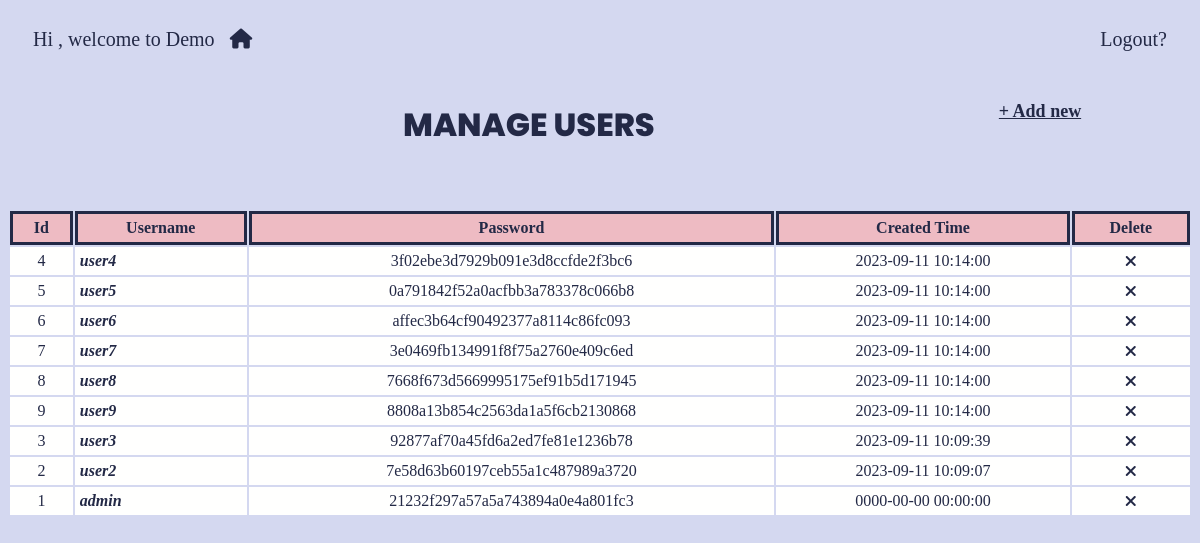
Page /vdWebTinTuc/admin/users/index.php on the earlier database version.
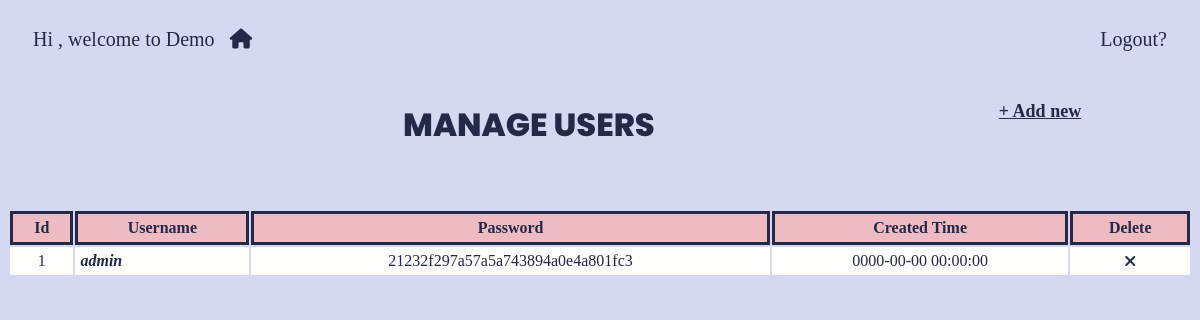
Same page on the later database version.
### tables this page shows
CREATE TABLE `users` (
  `id` int(15) NOT NULL,
  `username` varchar(255) NOT NULL,
  `password` varchar(255) NOT NULL,
  `created_time` datetime DEFAULT current_timestamp()
);

### vdWebTinTuc/apps/libs/router.php (called while the page is built, shortened)
<?php
    class apps_libs_router{
        public function createUrl($url, $param = []) {
            if($url)
                $param[self::PARAM_NAME] = $url;
            return $_SERVER['PHP_SELF'].'?'. http_build_query($param);
        }
    }
?>

### vdWebTinTuc/apps/libs/dbConnection.php (called while the page is built, shortened)
<?php
    class apps_libs_dbConnection{
        protected $username = 'root';
        protected $password = "";
        protected $host = 'localhost';
        protected $database = 'PHP';
        protected $tableName;
        protected $queryParams = [];
        protected static $connectionInstance = null;
        public function connect() {
            if(self::$connectionInstance === null){
                try{
                    self::$connectionInstance = new PDO('mysql:host='.$this->host.';dbname='.$this->database,
                            $this->username, $this->password);
                    self::$connectionInstance->setAttribute(PDO::ATTR_ERRMODE, PDO::ERRMODE_EXCEPTION);
                } catch (Exception $ex) {
                    echo "ERROR: ".$ex->getMessage();
                    die();
                }
            }
        }
        public function query($sql, $param = []) {
            $q = self::$connectionInstance->prepare($sql);
            if(is_array($param) && $param)
                $q->execute($param);
            else
                $q->execute();
            return $q;
        }
        public function buildQueryParams($params = []) {
            $default = [
                "SELECT"=>"*",
                "WHERE"=>"",
                "OTHER"=>"",
                "params"=>"",
                "field"=>"",
                "value"=>[],
                "JOIN"=>""
            ];
            $this->queryParams = array_merge($default, $params);
            return $this;
        }
        public function buildCondition($condition){
            if(trim($condition))
                return "WHERE ".$condition;
            else
                return "";
        }
        public function select() {
            $sql = "SELECT ".$this->queryParams['SELECT']
                   ." FROM ".$this->tableName
                   ." ".$this->queryParams['JOIN']
                   ." ".$this->buildCondition($this->queryParams['WHERE'])
                   ." ".$this->queryParams['OTHER'];
            $query = $this->query($sql, $this->queryParams['params']);
            return $query->fetchAll(PDO::FETCH_ASSOC);
        }
    }
?>

### vdWebTinTuc/admin/users/index.php (the view, shortened to what this page needs)
<?php
    $users = new apps_models_users();
    $query = $users->buildQueryParams(["OTHER"=>"ORDER BY created_time DESC"])->select();
?>
<html>
    <head>
        <link rel="stylesheet" href="../CSS/index.css">
        <?php include 'head.php'?>
    </head>
    <body>
        <div class="title">
            <h1>MANAGE USERS</h1>
            <a href="<?= $router->createUrl('users/detail')?>">+ Add new</a>
        </div>
        <div class="show-data">
            <table style="width: 100%">
                <tr id="column">
                    <td>Id</td>
                    <td>Username</td>
                    <td>Password</td>
                    <td>Created Time</td>
                    <td>Delete</td>
                </tr>
                <?php
                    foreach($query as $row){
                    ?>
                        <tr>
                            <td><?= $row['id']?></td>
                            <td id="name" onclick="location.href='<?= $router->createUrl('users/detail', ['id'=>$row['id']])?>'">
                                <?= $row['username']?>
                            </td>
                            <td><?= $row['password']?></td>
                            <td><?= $row['created_time']?></td>
                            <td id="del" onclick="location.href='<?= $router->createUrl('users/delete', ["id"=>$row['id']])?>'"><i class="fa-solid fa-xmark"></td>
                        </tr>
                    <?php
                    }
                ?>
            </table>
        </div>
    </body>
</html>

### vdWebTinTuc/admin/head.php (shortened to what this page needs)
<?php
    $user = new apps_libs_userIdentity();
    $router = new apps_libs_router();
?>
<html>
    <head>
        <link rel="stylesheet" href="https://cdnjs.cloudflare.com/ajax/libs/font-awesome/6.4.2/css/all.min.css" />
    </head>
    <body>
        <div class="head">
            <p>Hi <i><?= $user->getSESSION('username')?></i>, welcome to Demo&ensp;
                <i onclick="location.href='<?= $router->createUrl('home')?>'" class="fa-solid fa-house"></i>
            <p>
            <p><a href="<?= $router->createUrl('logout')?>">Logout?</a></p>
        </div>
    </body>
</html>

### vdWebTinTuc/CSS/index.css (style rules this page uses)
.title { margin-bottom: 30px; }
a { text-decoration: none; color: currentColor; }
.title a { padding: 30px 10px; font-size: 18px; font-weight: bold; text-decoration: underline; margin-left: 40px; }
.show-data { display: flex; justify-content: center; }
.show-data #column td { font-weight: bold; background-color: var(--effect-color); border: 3px solid var(--dark-color); }
.show-data td { padding: 5px; text-align: center; }
.show-data #name { text-align: left; }
.show-data tr { background-color: var(--light-color); }
#name { font-style: italic; font-weight: bold; }
#name, #edit, #del { cursor: pointer; }

### vdWebTinTuc/admin/head.php (style rules this page uses)
:root { --dark-color: #232946; --light-color: #fffffe; --effect-color: #eebbc3; --border-color: #121629; --read-color: #d4d8f0; }
body { font-family: vPoppinsR; background-color: var(--read-color); color: var(--dark-color); }
p { font-size: 20px; padding: 0 25px; color: currentColor; }
.head { display: flex; justify-content: space-between; align-content: center; }
.head a { text-decoration: none; color: currentColor; }
.title { width: 100%; display: flex; justify-content: center; align-content: center; }
.title h1 { width: 100vh; font-family: vPoppinsB; margin: 10px 0; padding: 20px; display: flex; justify-content: center; }
.head i { cursor: pointer; }

Differences in the rows shown:
removed users: id "4", username "user4", password "3f02ebe3d7929b091e3d8ccfde2f3bc6", created_time "2023-09-11 10:14:00"
removed users: id "5", username "user5", password "0a791842f52a0acfbb3a783378c066b8", created_time "2023-09-11 10:14:00"
removed users: id "6", username "user6", password "affec3b64cf90492377a8114c86fc093", created_time "2023-09-11 10:14:00"
removed users: id "7", username "user7", password "3e0469fb134991f8f75a2760e409c6ed", created_time "2023-09-11 10:14:00"
removed users: id "8", username "user8", password "7668f673d5669995175ef91b5d171945", created_time "2023-09-11 10:14:00"
removed users: id "9", username "user9", password "8808a13b854c2563da1a5f6cb2130868", created_time "2023-09-11 10:14:00"
removed users: id "3", username "user3", password "92877af70a45fd6a2ed7fe81e1236b78", created_time "2023-09-11 10:09:39"
removed users: id "2", username "user2", password "7e58d63b60197ceb55a1c487989a3720", created_time "2023-09-11 10:09:07"
